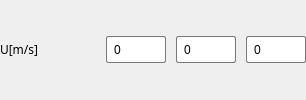
          <widget class="QWidget" name="widget_5" native="true">
           <layout class="QGridLayout" name="gridLayout_4">
            <property name="leftMargin">
             <number>0</number>
            </property>
            <property name="topMargin">
             <number>0</number>
            </property>
            <property name="rightMargin">
             <number>0</number>
            </property>
            <property name="bottomMargin">
             <number>0</number>
            </property>
            <item row="0" column="0">
             <layout class="QHBoxLayout" name="horizontalLayout_32">
              <item>
               <widget class="QLabel" name="label_36">
                <property name="minimumSize">
                 <size>
                  <width>80</width>
                  <height>27</height>
                 </size>
                </property>
                <property name="maximumSize">
                 <size>
                  <width>80</width>
                  <height>27</height>
                 </size>
                </property>
                <property name="font">
                 <font>
                  <family>Microsoft YaHei</family>
                  <pointsize>9</pointsize>
                 </font>
                </property>
                <property name="text">
                 <string>&lt;html&gt;&lt;head/&gt;&lt;body&gt;&lt;p&gt;U[m/s]&lt;/p&gt;&lt;/body&gt;&lt;/html&gt;</string>
                </property>
               </widget>
              </item>
              <item>
               <spacer name="horizontalSpacer_18">
                <property name="orientation">
                 <enum>Qt::Horizontal</enum>
                </property>
                <property name="sizeType">
                 <enum>QSizePolicy::Expanding</enum>
                </property>
                <property name="sizeHint" stdset="0">
                 <size>
                  <width>20</width>
                  <height>20</height>
                 </size>
                </property>
               </spacer>
              </item>
              <item>
               <layout class="QHBoxLayout" name="horizontalLayout">
                <property name="spacing">
                 <number>10</number>
                </property>
                <item>
                 <widget class="QLineEdit" name="lineEdit_21">
                  <property name="minimumSize">
                   <size>
                    <width>60</width>
                    <height>27</height>
                   </size>
                  </property>
                  <property name="maximumSize">
                   <size>
                    <width>60</width>
                    <height>27</height>
                   </size>
                  </property>
                  <property name="styleSheet">
                   <string notr="true">QLineEdit {
    background-color: white;
    border: 1px solid rgb(122, 122, 122); /* 默认边界颜色 */
    border-radius: 2px;
    padding: 5px;
    min-height: 15px;
}

QLineEdit:hover {
    border: 1px solid rgb(23, 23, 23); /* 鼠标悬浮时边界颜色 */
}

QLineEdit:focus {
    border: 1px solid rgb(23, 23, 23); /* 焦点时边界颜色 */
    background-color: #f0f0f0; /* 焦点时背景颜色 */
}

QLineEdit:disabled {
    background-color: #e0e0e0; /* 禁用时背景颜色 */
    border: 1px solid rgb(122, 122, 122); /* 禁用时边界颜色 */
    color: #a0a0a0; /* 禁用时文字颜色 */
}
</string>
                  </property>
                  <property name="text">
                   <string>0</string>
                  </property>
                 </widget>
                </item>
                <item>
                 <widget class="QLineEdit" name="lineEdit_22">
                  <property name="minimumSize">
                   <size>
                    <width>60</width>
                    <height>27</height>
                   </size>
                  </property>
                  <property name="maximumSize">
                   <size>
                    <width>60</width>
                    <height>27</height>
                   </size>
                  </property>
                  <property name="styleSheet">
                   <string notr="true">QLineEdit {
    background-color: white;
    border: 1px solid rgb(122, 122, 122); /* 默认边界颜色 */
    border-radius: 2px;
    padding: 5px;
    min-height: 15px;
}

QLineEdit:hover {
    border: 1px solid rgb(23, 23, 23); /* 鼠标悬浮时边界颜色 */
}

QLineEdit:focus {
    border: 1px solid rgb(23, 23, 23); /* 焦点时边界颜色 */
    background-color: #f0f0f0; /* 焦点时背景颜色 */
}

QLineEdit:disabled {
    background-color: #e0e0e0; /* 禁用时背景颜色 */
    border: 1px solid rgb(122, 122, 122); /* 禁用时边界颜色 */
    color: #a0a0a0; /* 禁用时文字颜色 */
}
</string>
                  </property>
                  <property name="text">
                   <string>0</string>
                  </property>
                 </widget>
                </item>
                <item>
                 <widget class="QLineEdit" name="lineEdit_23">
                  <property name="minimumSize">
                   <size>
                    <width>60</width>
                    <height>27</height>
                   </size>
                  </property>
                  <property name="maximumSize">
                   <size>
                    <width>60</width>
                    <height>27</height>
                   </size>
                  </property>
                  <property name="styleSheet">
                   <string notr="true">QLineEdit {
    background-color: white;
    border: 1px solid rgb(122, 122, 122); /* 默认边界颜色 */
    border-radius: 2px;
    padding: 5px;
    min-height: 15px;
}

QLineEdit:hover {
    border: 1px solid rgb(23, 23, 23); /* 鼠标悬浮时边界颜色 */
}

QLineEdit:focus {
    border: 1px solid rgb(23, 23, 23); /* 焦点时边界颜色 */
    background-color: #f0f0f0; /* 焦点时背景颜色 */
}

QLineEdit:disabled {
    background-color: #e0e0e0; /* 禁用时背景颜色 */
    border: 1px solid rgb(122, 122, 122); /* 禁用时边界颜色 */
    color: #a0a0a0; /* 禁用时文字颜色 */
}
</string>
                  </property>
                  <property name="text">
                   <string>0</string>
                  </property>
                 </widget>
                </item>
               </layout>
              </item>
             </layout>
            </item>
           </layout>
          </widget>
